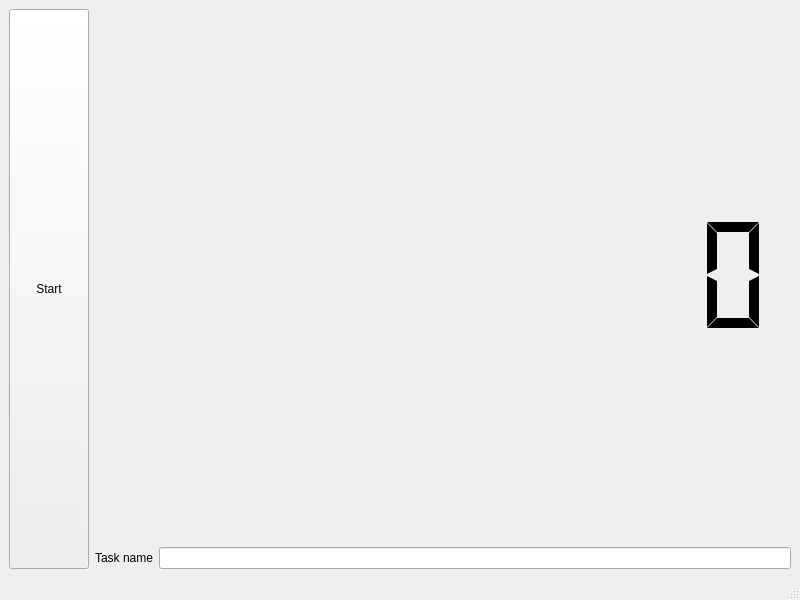
<?xml version="1.0" encoding="UTF-8"?>
<ui version="4.0">
 <class>MainWindow</class>
 <widget class="QMainWindow" name="MainWindow">
  <property name="geometry">
   <rect>
    <x>0</x>
    <y>0</y>
    <width>800</width>
    <height>600</height>
   </rect>
  </property>
  <property name="windowTitle">
   <string>MainWindow</string>
  </property>
  <widget class="QWidget" name="centralwidget">
   <layout class="QGridLayout" name="gridLayout">
    <item row="0" column="1" colspan="2">
     <widget class="QLCDNumber" name="TimPanel">
      <property name="frameShape">
       <enum>QFrame::NoFrame</enum>
      </property>
      <property name="lineWidth">
       <number>1</number>
      </property>
      <property name="midLineWidth">
       <number>0</number>
      </property>
      <property name="smallDecimalPoint">
       <bool>true</bool>
      </property>
      <property name="digitCount">
       <number>9</number>
      </property>
      <property name="segmentStyle">
       <enum>QLCDNumber::Flat</enum>
      </property>
      <property name="value" stdset="0">
       <double>0.000000000000000</double>
      </property>
     </widget>
    </item>
    <item row="1" column="1">
     <widget class="QLabel" name="label">
      <property name="sizePolicy">
       <sizepolicy hsizetype="Preferred" vsizetype="Fixed">
        <horstretch>0</horstretch>
        <verstretch>0</verstretch>
       </sizepolicy>
      </property>
      <property name="text">
       <string>Task name</string>
      </property>
     </widget>
    </item>
    <item row="1" column="2">
     <widget class="QLineEdit" name="LE_TaskName"/>
    </item>
    <item row="0" column="0" rowspan="2">
     <widget class="QPushButton" name="PB_Start">
      <property name="sizePolicy">
       <sizepolicy hsizetype="Minimum" vsizetype="Expanding">
        <horstretch>0</horstretch>
        <verstretch>0</verstretch>
       </sizepolicy>
      </property>
      <property name="text">
       <string>Start</string>
      </property>
     </widget>
    </item>
   </layout>
  </widget>
  <widget class="QMenuBar" name="menubar">
   <property name="geometry">
    <rect>
     <x>0</x>
     <y>0</y>
     <width>800</width>
     <height>20</height>
    </rect>
   </property>
  </widget>
  <widget class="QStatusBar" name="statusbar"/>
 </widget>
 <resources/>
 <connections/>
</ui>
